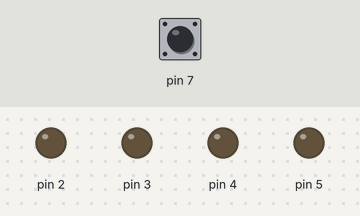
This sketch was run on a simulated Arduino Uno, built with avr-gcc and run on an emulated ATmega328P. On the bench: output pins drawn as LEDs (lit = HIGH). The inputs (shaded band) are chosen by the test bench; at power-on: pin 7 HIGH.

Above: at 1.2 s.
1.3 s: pin 7 pulled LOW for 0.15 s
At 1.31 s:
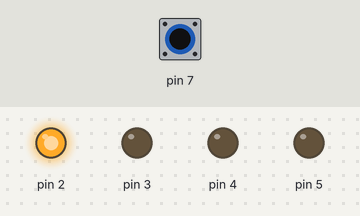
At 1.68 s:
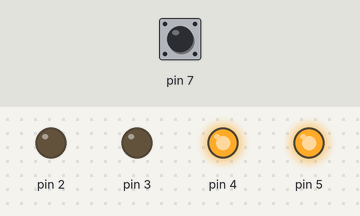
4.3 s: pin 7 pulled LOW for 1 s
At 4.31 s:
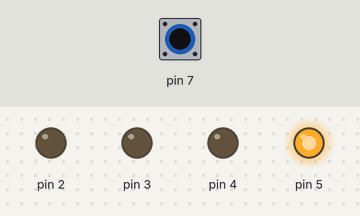
7.3 s: pin 7 pulled LOW for 3.2 s
Timing chart, 0 to 13.5 s (numbered marks = the images above; inputs shaded):
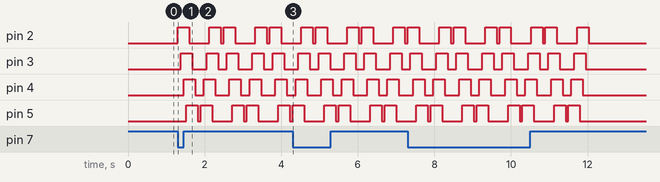

Measured:
- after the input at 1.3 s, pin 2: LOW → HIGH at once, then repeats every 1.2 s: LOW 0.53 s, HIGH 0.30 s, LOW 0.08 s, HIGH 0.30 s; pin 3: LOW → HIGH after 0.08 s, then repeats every 1.2 s: LOW 0.38 s, HIGH 0.30 s, LOW 0.23 s, HIGH 0.30 s

The sketch:

For_Loop.ino
```cpp
void setup() {
  for(int i = 2; i <= 5; i++){
    pinMode(i, OUTPUT);
  }
  pinMode(7, INPUT_PULLUP);
}

void loop() {
  bool data = digitalRead(7);

  if(data == 0){
    for(int i = 0; i < 3; i++){
      for(int j = 2; j <= 5; j++){
        digitalWrite(j, 1);
        delay(75);
      }
      for(int r = 2; r <= 5; r++){
        digitalWrite(r, 0);
        delay(75);
      }
      for(int n = 5; n >= 2; n--){
        digitalWrite(n, 1);
        delay(75);
      }
      for(int m = 5; m >= 2; m--){
        digitalWrite(m, 0);
        delay(75);
      }
    }
  }
}
```
